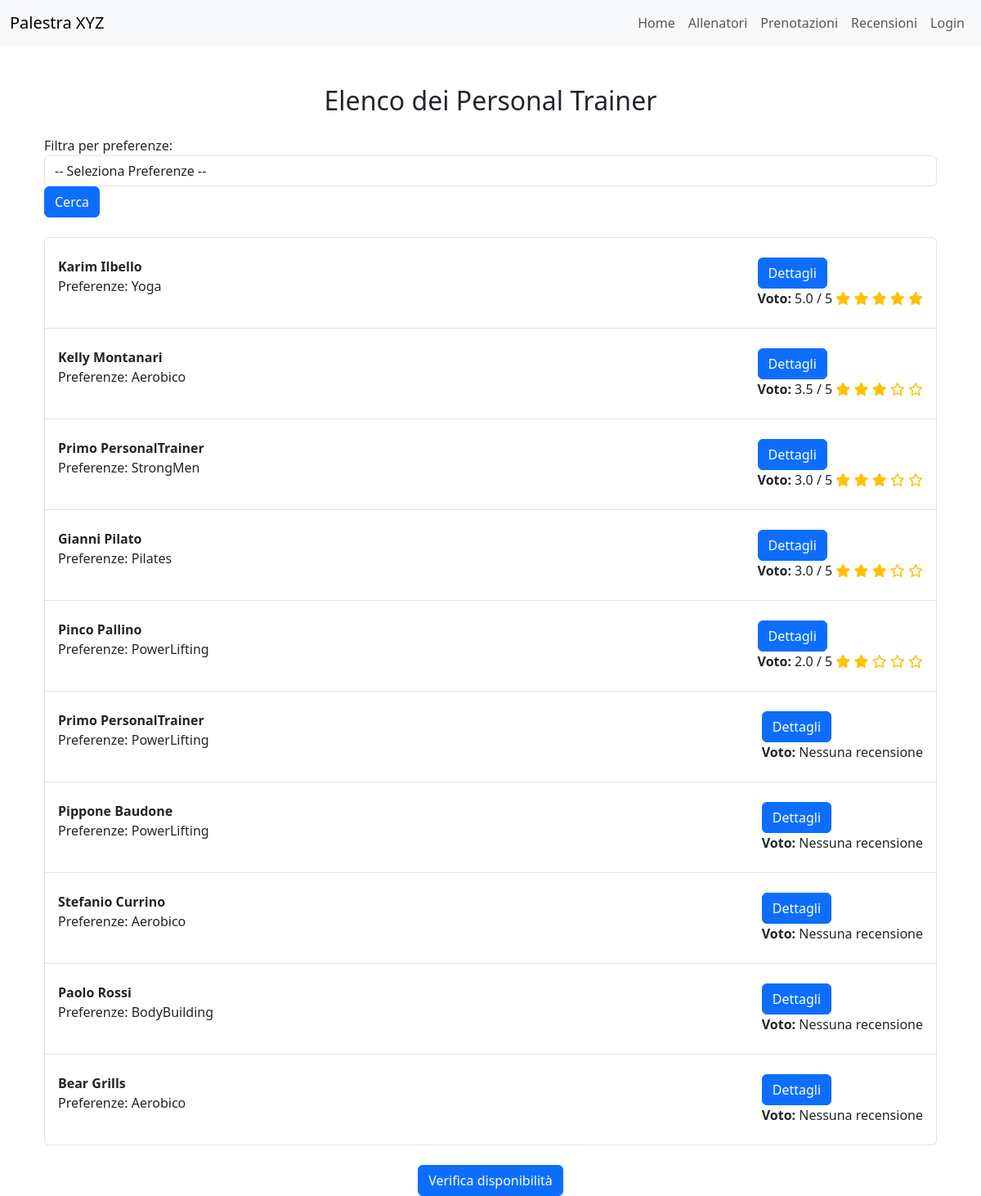
Before: /trainers/elenco/ with the older database file.
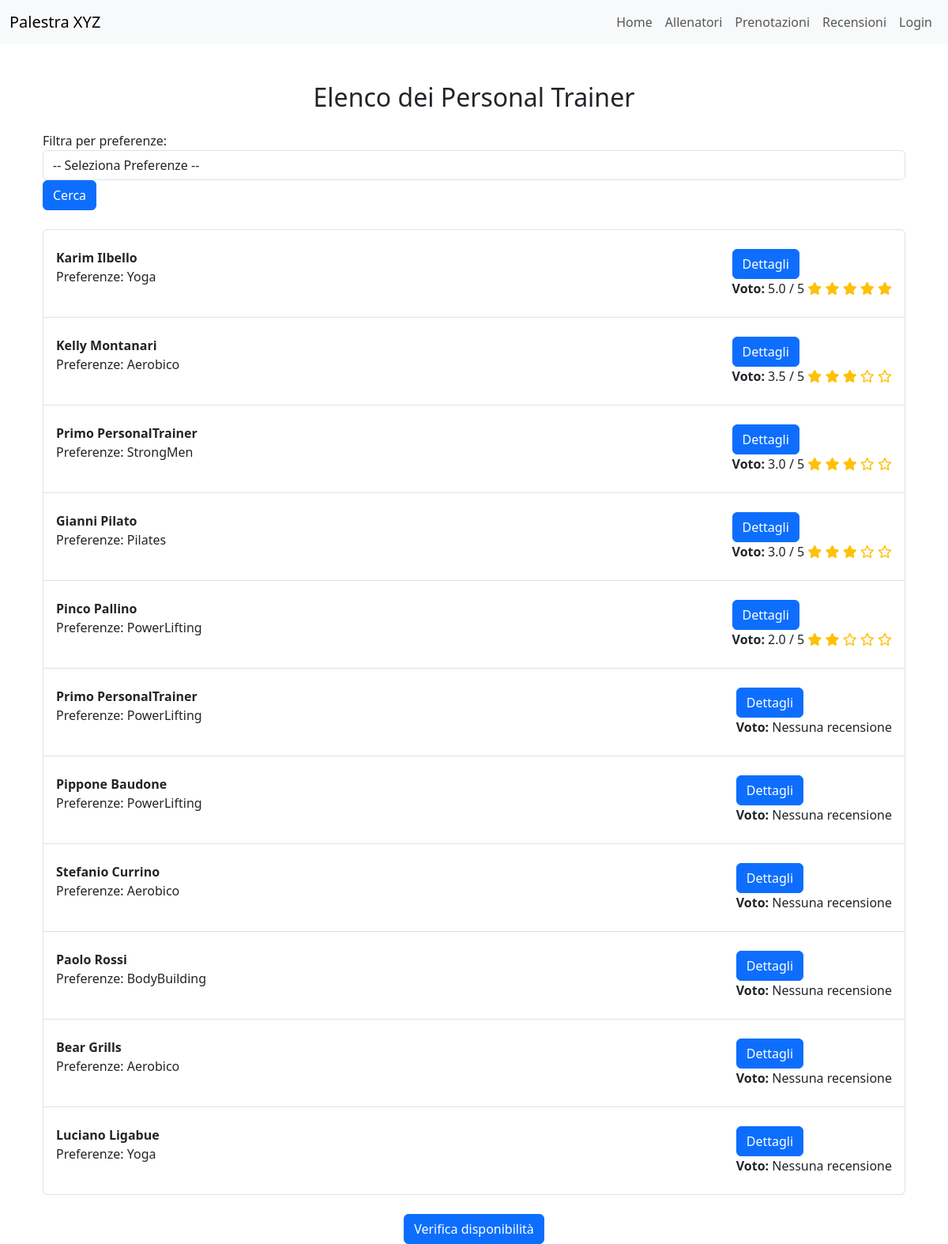
After: the same page with the newer database file.
### trainers/models.py (models this page shows, shortened)
class PersonalTrainer(models.Model):
    user = models.OneToOneField(User, on_delete=models.CASCADE)
    nome = models.CharField(max_length=100)
    cognome = models.CharField(max_length=100)
    data_di_nascita = models.DateField()
    bio = models.TextField(max_length=500)
    SCELTA_PREFERENZE = [
        ("BB", "BodyBuilding"),
        ("PL", "PowerLifting"),
        ("CL", "Calisthenics"),
        ("ST", "StrongMen"),
        ("YG", "Yoga"),
        ("PS", "Pilates"),
        ("AR", "Aerobico")
    ]
    preferenze = models.CharField(max_length=2, choices=SCELTA_PREFERENZE)
    immagine_profilo = models.ImageField(upload_to=foto_profilo_upload_path, blank=True, null=True)
    competenze = models.TextField(max_length=500, default='Nessuna competenza')
    class Meta:
        verbose_name = "Personal Trainer"
        verbose_name_plural = "Personal Trainers"

### trainers/views.py (the view)
# urls.py: path('elenco/', elenco_personal_trainers_ordinato, name='elenco_personal_trainers_ordinato'),
def elenco_personal_trainers_ordinato(request):
    if request.user.is_authenticated and hasattr(request.user, 'registratoutente'):
        preferenza_utente = request.user.registratoutente.preferenze
    else:
        preferenza_utente = None
    personal_trainers = PersonalTrainer.objects.annotate(
        media_voto=Avg('recensione__voto'),
        media_voto_stessa_preferenza=Avg(
            Case(
                When(recensione__registrato_utente__preferenze=preferenza_utente, then='recensione__voto'),
                default=None
            )
        ),
        preferenza_match=Case(
            When(preferenze=preferenza_utente, then=Value(1)),
            default=Value(0),
            output_field=models.IntegerField()
        ),
        media_voto_utente_con_preferenza=Avg(
            Case(
                When(
                    recensione__registrato_utente__preferenze=preferenza_utente,
                    then='recensione__voto'
                ),
                default=None
            )
        ),
    )
    if preferenza_utente:
        personal_trainers = personal_trainers.order_by(
            '-preferenza_match',  # 1. Allenatori con preferenza uguale all'utente in cima
            '-media_voto_stessa_preferenza',  # 2. Tra questi, ordinare per media voto di utenti con stessa preferenza
            '-media_voto_utente_con_preferenza',  # 3. Media voto lasciata da utenti con la stessa preferenza
            '-media_voto'  # 4. Infine, ordinare per media voto generale
        )
    else:
        personal_trainers = personal_trainers.order_by('-media_voto')
    preferenze_filter = request.GET.get('preferenze', None)
    if preferenze_filter:
        personal_trainers = personal_trainers.filter(preferenze=preferenze_filter)
    context = {
        'personal_trainers': personal_trainers,
        'preferenza_utente': preferenza_utente,
    }
    return render(request, 'trainers/personal_trainer_elenco.html', context)

### trainers/templates/trainers/personal_trainer_elenco.html (shortened to what this page needs)
{% extends 'trainers/base.html' %}
{% block content %}
<div class="container mt-5">
    <h2 class="text-center mb-4">Elenco dei Personal Trainer</h2>
    <form method="GET" class="form-inline mb-4">
        <div class="form-group">
            <label for="preferenze">Filtra per preferenze:</label>
            <select id="preferenze" name="preferenze" class="form-control ml-2">
                <option value="" selected>-- Seleziona Preferenze --</option>
            </select>
        </div>
        <button type="submit" class="btn btn-primary ml-2">Cerca</button>
    </form>
    <ul class="list-group">
        {% for personal_trainer in personal_trainers %}
            <li class="list-group-item d-flex justify-content-between align-items-center">
                <div>
                    <strong>{{ personal_trainer.nome }} {{ personal_trainer.cognome }}</strong>
                    <p>Preferenze: {{ personal_trainer.get_preferenze_display }}</p>
                </div>
                <div>
                    <a href="{% url 'trainers:personal_trainer_review' personal_trainer.pk %}" class="btn btn-primary mt-3">Dettagli</a>
                    <p><strong> Voto: </strong>
                        {% if personal_trainer.media_voto %}
                            {{ personal_trainer.media_voto|floatformat:1 }} / 5
                            <span>
                                {% for i in "12345" %}
                                    {% if forloop.counter <= personal_trainer.media_voto %}
                                        <i class="fas fa-star text-warning"></i>
                                    {% else %}
                                        <i class="far fa-star text-warning"></i>
                                    {% endif %}
                                {% endfor %}
                            </span>
                        {% else %}
                            Nessuna recensione
                        {% endif %}
                    </p>
                </div>
            </li>
        {% empty %}
            <li class="list-group-item">Nessun personal trainer trovato.</li>
        {% endfor %}
    </ul>
    <div class="text-center mt-4">
        <a href="{% url 'trainers:disponibilita_personal_trainers' %}" class="btn btn-primary">Verifica disponibilità</a>
    </div>
</div>
{% endblock %}

Changed rows visible on the page:
added PersonalTrainer: nome "Luciano", cognome "Ligabue", preferenze "Yoga", shows "Nessuna recensione"
